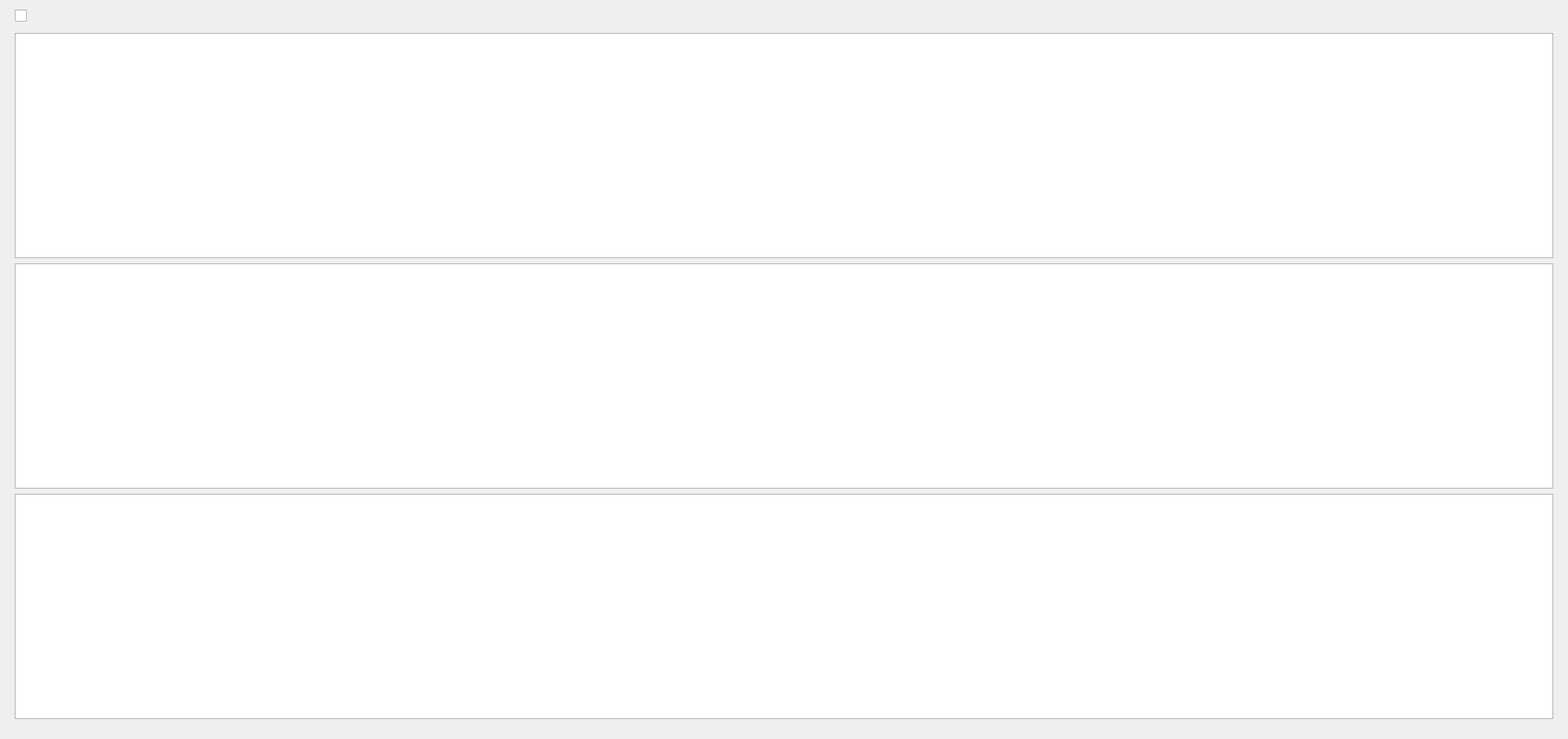
<?xml version="1.0" encoding="UTF-8"?>
<ui version="4.0">
 <class>Form</class>
 <widget class="QWidget" name="Form">
  <property name="geometry">
   <rect>
    <x>0</x>
    <y>0</y>
    <width>1809</width>
    <height>853</height>
   </rect>
  </property>
  <property name="windowTitle">
   <string>Form</string>
  </property>
  <layout class="QHBoxLayout" name="horizontalLayout">
   <item>
    <layout class="QHBoxLayout" name="horizontalLayout_2">
     <item>
      <widget class="DebugTree" name="DebugTree">
       <property name="toolTip">
        <string/>
       </property>
       <property name="channel" stdset="0">
        <string>rogue://0/root</string>
       </property>
      </widget>
     </item>
     <item>
      <layout class="QVBoxLayout" name="verticalLayout">
       <item>
        <layout class="QVBoxLayout" name="verticalLayout_2">
         <item>
          <widget class="PyDMCheckbox" name="PyDMCheckbox">
           <property name="toolTip">
            <string/>
           </property>
           <property name="channel" stdset="0">
            <string>rogue://0/dummyTree.AxiVersion.TestBool</string>
           </property>
          </widget>
         </item>
         <item>
          <widget class="PyDMEnumButton" name="PyDMEnumButton">
           <property name="toolTip">
            <string/>
           </property>
           <property name="channel" stdset="0">
            <string>rogue://0/dummyTree.AxiVersion.TestBool</string>
           </property>
          </widget>
         </item>
        </layout>
       </item>
       <item>
        <widget class="PyDMScatterPlot" name="PyDMScatterPlot">
         <property name="toolTip">
          <string/>
         </property>
         <property name="curves">
          <stringlist>
           <string>{&quot;y_channel&quot;: &quot;rogue://0/dummyTree.TestPlot&quot;, &quot;x_channel&quot;: &quot;rogue://0/dummyTree.TestXAxis&quot;, &quot;name&quot;: &quot;Test2&quot;, &quot;color&quot;: &quot;white&quot;, &quot;lineStyle&quot;: 1, &quot;lineWidth&quot;: 5, &quot;symbol&quot;: null, &quot;symbolSize&quot;: 10, &quot;redraw_mode&quot;: 2, &quot;buffer_size&quot;: 1200}</string>
          </stringlist>
         </property>
         <property name="autoRangeX">
          <bool>true</bool>
         </property>
        </widget>
       </item>
       <item>
        <widget class="PyDMWaveformPlot" name="PyDMWaveformPlot">
         <property name="toolTip">
          <string/>
         </property>
         <property name="curves">
          <stringlist>
           <string>{&quot;y_channel&quot;: &quot;rogue://0/dummyTree.TestArray&quot;, &quot;x_channel&quot;: null, &quot;name&quot;: &quot;Test&quot;, &quot;color&quot;: &quot;white&quot;, &quot;lineStyle&quot;: 1, &quot;lineWidth&quot;: 1, &quot;symbol&quot;: null, &quot;symbolSize&quot;: 10, &quot;redraw_mode&quot;: 2}</string>
          </stringlist>
         </property>
        </widget>
       </item>
       <item>
        <widget class="PyDMTimePlot" name="PyDMTimePlot">
         <property name="toolTip">
          <string/>
         </property>
         <property name="curves">
          <stringlist>
           <string>{&quot;channel&quot;: &quot;rogue://0/dummyTree.TestPlot&quot;, &quot;name&quot;: &quot;TestPlot&quot;, &quot;color&quot;: &quot;white&quot;, &quot;lineStyle&quot;: 1, &quot;lineWidth&quot;: 5, &quot;symbol&quot;: null, &quot;symbolSize&quot;: 10}</string>
          </stringlist>
         </property>
         <property name="updatesAsynchronously">
          <bool>false</bool>
         </property>
         <property name="timeSpan">
          <double>200.000000000000000</double>
         </property>
         <property name="autoRangeY">
          <bool>true</bool>
         </property>
        </widget>
       </item>
       <item>
        <widget class="RootControl" name="RootControl">
         <property name="toolTip">
          <string/>
         </property>
         <property name="channel" stdset="0">
          <string>rogue://0/root</string>
         </property>
        </widget>
       </item>
       <item>
        <widget class="Process" name="Process">
         <property name="toolTip">
          <string/>
         </property>
         <property name="channel" stdset="0">
          <string>rogue://0/root.Process</string>
         </property>
        </widget>
       </item>
      </layout>
     </item>
     <item>
      <widget class="DebugTree" name="DebugTree_2">
       <property name="toolTip">
        <string/>
       </property>
       <property name="channel" stdset="0">
        <string>rogue://0/root.AxiVersion</string>
       </property>
       <property name="excGroups" stdset="0">
        <string>Hidden,NoConfig</string>
       </property>
      </widget>
     </item>
    </layout>
   </item>
  </layout>
 </widget>
 <customwidgets>
  <customwidget>
   <class>DebugTree</class>
   <extends>PyDMFrame</extends>
   <header>pyrogue.pydm.widgets.variable_tree</header>
  </customwidget>
  <customwidget>
   <class>RootControl</class>
   <extends>PyDMFrame</extends>
   <header>pyrogue.pydm.widgets.root_control</header>
  </customwidget>
  <customwidget>
   <class>Process</class>
   <extends>PyDMFrame</extends>
   <header>pyrogue.pydm.widgets.process</header>
  </customwidget>
  <customwidget>
   <class>PyDMTimePlot</class>
   <extends>QGraphicsView</extends>
   <header>pydm.widgets.timeplot</header>
  </customwidget>
  <customwidget>
   <class>PyDMWaveformPlot</class>
   <extends>QGraphicsView</extends>
   <header>pydm.widgets.waveformplot</header>
  </customwidget>
  <customwidget>
   <class>PyDMScatterPlot</class>
   <extends>QGraphicsView</extends>
   <header>pydm.widgets.scatterplot</header>
  </customwidget>
  <customwidget>
   <class>PyDMCheckbox</class>
   <extends>QCheckBox</extends>
   <header>pydm.widgets.checkbox</header>
  </customwidget>
  <customwidget>
   <class>PyDMEnumButton</class>
   <extends>QWidget</extends>
   <header>pydm.widgets.enum_button</header>
  </customwidget>
  <customwidget>
   <class>PyDMFrame</class>
   <extends>QFrame</extends>
   <header>pydm.widgets.frame</header>
   <container>1</container>
  </customwidget>
 </customwidgets>
 <resources/>
 <connections/>
</ui>
